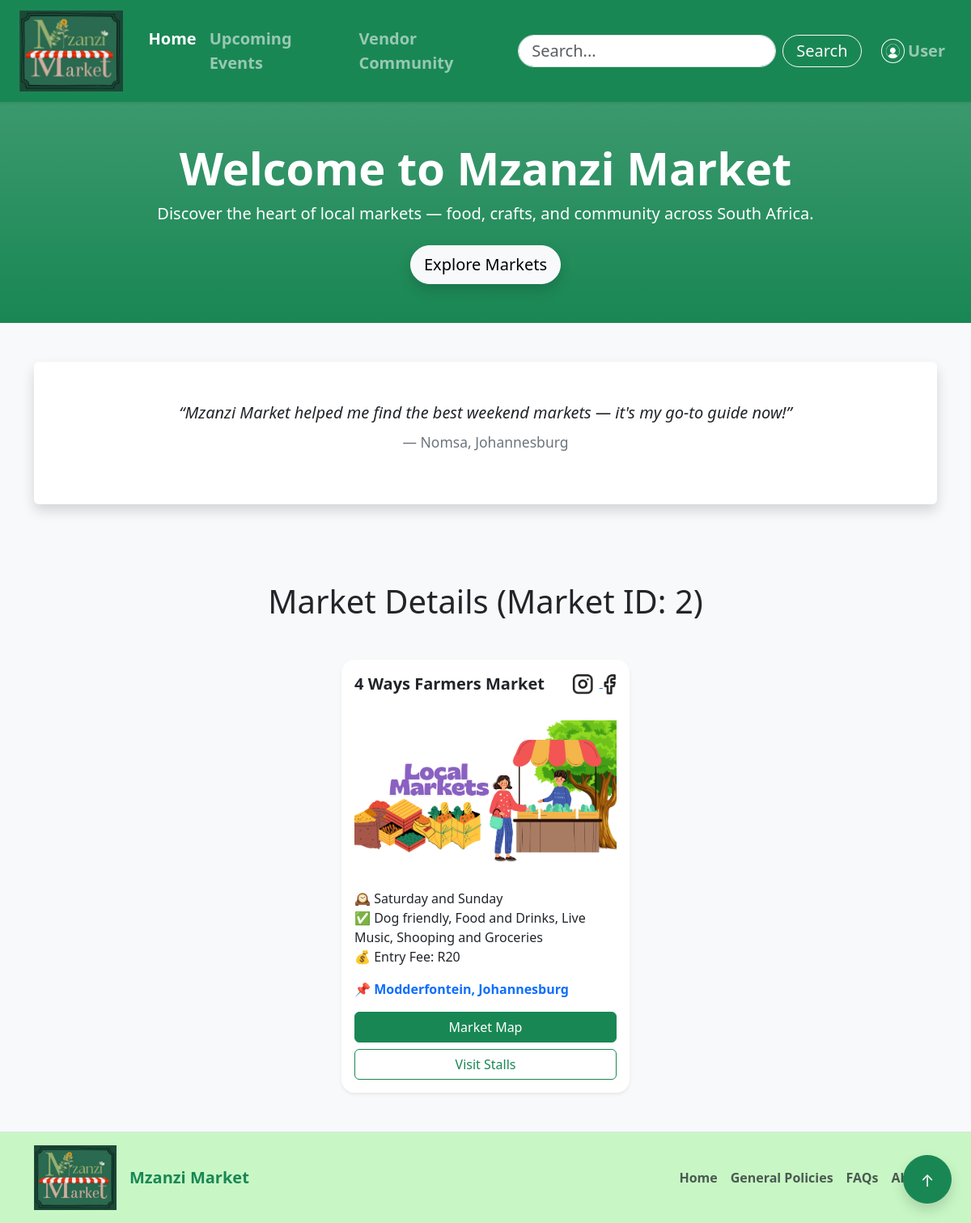
The app's page /market/2 with its own data.
### tables this page shows
CREATE TABLE "Market" (
	"MarketID"	INTEGER,
	"MarketName"	TEXT NOT NULL,
	"MarketDescription"	TEXT,
	"MarketLocationLink"	TEXT,
	"MarketLocation"	TEXT,
	"MarketEntryFee"	TEXT,
	"MarketDate"	DATETIME,
	"MarketDays"	TEXT,
	"MarketPoster"	BLOB,
	"MarketInstagram"	TEXT,
	"MarketFacebook"	TEXT,
	"MarketMap"	BLOB,
	"MarketAdministratorID"	INTEGER,
	PRIMARY KEY("MarketID" AUTOINCREMENT),
	FOREIGN KEY("MarketAdministratorID") REFERENCES "MarketAdministrator"("MarketAdministratorID")
);

### app.py (the view)
@app.route("/market/<int:market_id>", methods=["GET"])
def market_details(market_id):
    conn = get_db_connection()
    market = conn.execute("SELECT * FROM Market WHERE MarketID = ?", (market_id,)).fetchone()
    conn.close()
    markets = [market] if market else []
    return render_template("home.html", markets=markets, current_id=market_id)

### app.py (called while the page is built)
def get_db_connection():
    conn = sqlite3.connect('Mzanzi.db', timeout=30)
    conn.row_factory = sqlite3.Row
    try:
        conn.execute("PRAGMA journal_mode=WAL")
    except:
        pass # If it fails, it just ignores it, but usually it works
    return conn

### templates/home.html (shortened to what this page needs)
<!DOCTYPE html>
<html lang="en">
  <head>
    <link
      href="https://cdn.jsdelivr.net/npm/bootstrap@5.3.3/dist/css/bootstrap.min.css"
      rel="stylesheet"
    />
  </head>
  <body class="bg-light">
    <header id="pageTop">
      <nav
        class="navbar navbar-expand-lg navbar-dark bg-success shadow-sm sticky-top py-2"
      >
        <div class="container-fluid px-4">
          <a class="navbar-brand d-flex align-items-center me-3" href="home">
            <img
              src="{{ url_for('static', filename='images/Logo.png') }}"
              alt="Mzanzi Market"
              height="100"
              class="me-2"
            />
          </a>
          <div class="collapse navbar-collapse" id="navbarSupportedContent">
            <ul class="navbar-nav me-auto mb-2 mb-lg-0">
              <li class="nav-item">
                <a class="nav-link fw-semibold fs-5 active" href="home"
                  >Home</a
                >
              </li>
              <li class="nav-item">
                <a class="nav-link fw-semibold fs-5" href="events"
                  >Upcoming Events</a
                >
              </li>
              <li class="nav-item">
                <a class="nav-link fw-semibold fs-5" href="vendors"
                  >Vendor Community</a
                >
              </li>
            </ul>
            <div class="d-flex align-items-center">
              <form class="d-flex me-3" role="search">
                <input
                  class="form-control me-2 rounded-pill px-3 py-1 fs-5"
                  type="search"
                  placeholder="Search..."
                  aria-label="Search"
                />
                <button
                  class="btn btn-outline-light rounded-pill px-3 py-1 fs-5"
                  type="submit"
                >
                  Search
                </button>
              </form>
              <ul class="navbar-nav d-flex align-items-center mb-0">
                <li class="nav-item">
                  <a
                    class="nav-link d-flex align-items-center fw-semibold fs-5"
                    href="login"
                  >
                    <img
                      src="{{ url_for('static', filename='images/usericon.png')}}"
                      alt="User"
                      height="30"
                      class="me-1 rounded-circle border border-light p-1"
                    />
                    <span>User</span>
                  </a>
                </li>
              </ul>
            </div>
          </div>
        </div>
      </nav>
    </header>
    <main>
      <section class="bg-success bg-gradient text-white text-center py-5 mb-5">
        <div class="container">
          <h1 class="display-4 fw-bold">Welcome to Mzanzi Market</h1>
          <p class="lead mb-4">
            Discover the heart of local markets — food, crafts, and community
            across South Africa.
          </p>
          <a href="#markets" class="btn btn-light btn-lg rounded-pill shadow"
            >Explore Markets</a
          >
        </div>
      </section>
      <section class="container my-5">
        <div
          id="testimonialCarousel"
          class="carousel slide"
          data-bs-ride="carousel"
        >
          <div
            class="carousel-inner text-center bg-white rounded shadow py-5 px-3"
          >
            <div class="carousel-item active">
              <blockquote class="blockquote">
                <p class="fs-5 fst-italic mb-4">
                  “Mzanzi Market helped me find the best weekend markets — it's my
                  go-to guide now!”
                </p>
                <footer class="blockquote-footer">Nomsa, Johannesburg</footer>
              </blockquote>
            </div>
          </div>
        </div>
      </section>
      <a href="#pageTop"
        aria-label="Back to top"
        class="btn btn-success btn-lg position-fixed bottom-0 end-0 m-4 shadow rounded-circle"
        style="width: 60px; height: 60px; line-height: 45px; text-align: center;">
        ↑
      </a>
      <div class="container py-5">
          <h1 class="text-center mb-5 fw-light">
              {% if current_id %}
                  Market Details (Market ID: {{ current_id }})
              {% else %}
                  All Mzanzi Markets
              {% endif %}
          </h1>
          <div class="row g-4 justify-content-center">
          {% if markets %}
              {% for market in markets %}
              <div class="col-md-6 col-lg-4">
                  <div class="card border-0 shadow-sm h-100 hover-shadow rounded-4">
                      <div class="card-header bg-white border-0 d-flex justify-content-between align-items-center p-3 rounded-top-4">
                          <h5 class="fw-bold mb-0">{{ market['MarketName'] }}</h5>
                          <div>
                              {% if market['MarketInstagram'] %}
                              <a href="{{ market['MarketInstagram'] }}" target="_blank" aria-label="Instagram Link">
                                  <img src="{{ url_for('static', filename='images/instagram.png') }}" alt="instagram" height="25" class="me-2" />
                              </a>
                              {% endif %}
                              {% if market['MarketFacebook'] %}
                              <a href="{{ market['MarketFacebook'] }}" target="_blank" aria-label="Facebook Link">
                                  <img src="{{ url_for('static', filename='images/facebook.png') }}" alt="facebook" height="25" />
                              </a>
                              {% endif %}
                          </div>
                      </div>
                      {% if market['MarketImage'] %}
                          <img src="{{ url_for('static', filename=market['MarketImage']) }}"
                              class="card-img-top img-fluid bg-white p-3 rounded"
                              alt="{{ market['MarketName'] }}" />
                      {% else %}
                          <img src="{{ url_for('static', filename='images/default.png') }}"
                              class="card-img-top img-fluid bg-white p-3 rounded"
                              alt="{{ market['MarketName'] }}" />
                      {% endif %}
                      <div class="card-body d-flex flex-column">
                          <ul class="list-unstyled mb-3">
                              {% if market['MarketDays'] %}
                              <li>🕰️ {{ market['MarketDays'] }}</li>
                              {% endif %}
                              {% if market['MarketDescription'] %}
                              <li>✅ {{ market['MarketDescription'] }}</li>
                              {% endif %}
                              {% if market['MarketEntryFee'] %}
                              <li>💰 Entry Fee: {{ market['MarketEntryFee'] }}</li>
                              {% endif %}
                          </ul>
                          {% if market['MarketLocationLink'] %}
                          <a href="{{ market['MarketLocationLink'] }}" class="text-decoration-none mb-3 fw-semibold">
                              📌 {{ market['MarketLocation'] or "View on Google Maps" }}
                          </a>
                          {% endif %}
                          <div class="d-grid gap-2 mt-auto">
                              <a href="{{ url_for('market_details', market_id=market['MarketID']) }}" class="btn btn-success">Market Map</a>
                              <a href="vendors" class="btn btn-outline-success">Visit Stalls</a>
                          </div>
                      </div>
                  </div>
              </div>
              {% endfor %}
          {% else %}
              <p class="text-center text-danger fs-5">No markets found in the database.</p>
          {% endif %}
          </div>
      </div>
    </main>
    <footer class="border-top py-3" style="background-color: #c8f7c5">
      <div
        class="container d-flex flex-wrap justify-content-between align-items-center"
      >
        <div class="d-flex align-items-center mb-3 mb-md-0">
          <img
            src="{{ url_for('static', filename='images/Logo.png') }}"
            alt="Mzanzi Market"
            height="80"
            class="me-3"
          />
          <span class="fw-bold text-success fs-5">Mzanzi Market</span>
        </div>
        <ul class="nav col-md-5 justify-content-end">
  <li class="nav-item fw-semibold">
    <a href="{{ url_for('home') }}" class="nav-link px-2 text-muted">Home</a>
  </li>
  <li class="nav-item fw-semibold">
    <a href="{{ url_for('general_policies') }}" class="nav-link px-2 text-muted">General Policies</a>
  </li>
  <li class="nav-item fw-semibold">
    <a href="{{ url_for('faq') }}" class="nav-link px-2 text-muted">FAQs</a>
  </li>
  <li class="nav-item fw-semibold">
    <a href="{{ url_for('about') }}" class="nav-link px-2 text-muted">About</a>
  </li>
</ul>
      </div>
    </footer>
  </body>
</html>

### records on screen
Market: MarketName "4 Ways Farmers Market", MarketDays "Saturday and Sunday", MarketDescription "Dog friendly, Food and Drinks, Live Music, Shooping and Groceries", MarketEntryFee "R20", MarketLocation "Modderfontein, Johannesburg"

### other values on screen
{{ current_id }} "2"
